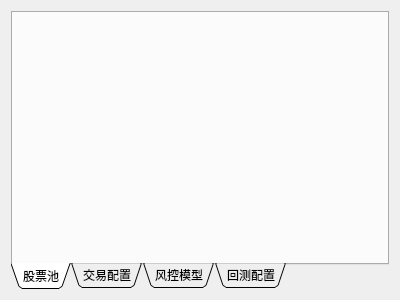
<?xml version="1.0" encoding="UTF-8"?>
<ui version="4.0">
 <class>Form</class>
 <widget class="QWidget" name="Form">
  <property name="geometry">
   <rect>
    <x>0</x>
    <y>0</y>
    <width>400</width>
    <height>300</height>
   </rect>
  </property>
  <property name="windowTitle">
   <string>Form</string>
  </property>
  <layout class="QHBoxLayout" name="horizontalLayout">
   <item>
    <widget class="QTabWidget" name="tabWidget">
     <property name="tabPosition">
      <enum>QTabWidget::South</enum>
     </property>
     <property name="tabShape">
      <enum>QTabWidget::Triangular</enum>
     </property>
     <property name="currentIndex">
      <number>0</number>
     </property>
     <widget class="QWidget" name="tab_2">
      <attribute name="title">
       <string>股票池</string>
      </attribute>
      <layout class="QHBoxLayout" name="horizontalLayout_4">
       <item>
        <layout class="QVBoxLayout" name="vl_stocks"/>
       </item>
      </layout>
     </widget>
     <widget class="QWidget" name="tab_5">
      <attribute name="title">
       <string>交易配置</string>
      </attribute>
      <layout class="QHBoxLayout" name="horizontalLayout_5">
       <item>
        <layout class="QVBoxLayout" name="vl_trade"/>
       </item>
      </layout>
     </widget>
     <widget class="QWidget" name="tab_6">
      <attribute name="title">
       <string>风控模型</string>
      </attribute>
     </widget>
     <widget class="QWidget" name="tab">
      <attribute name="title">
       <string>回测配置</string>
      </attribute>
      <layout class="QVBoxLayout" name="verticalLayout_4">
       <item>
        <layout class="QVBoxLayout" name="vl_basic"/>
       </item>
      </layout>
     </widget>
    </widget>
   </item>
  </layout>
 </widget>
 <resources/>
 <connections/>
</ui>
